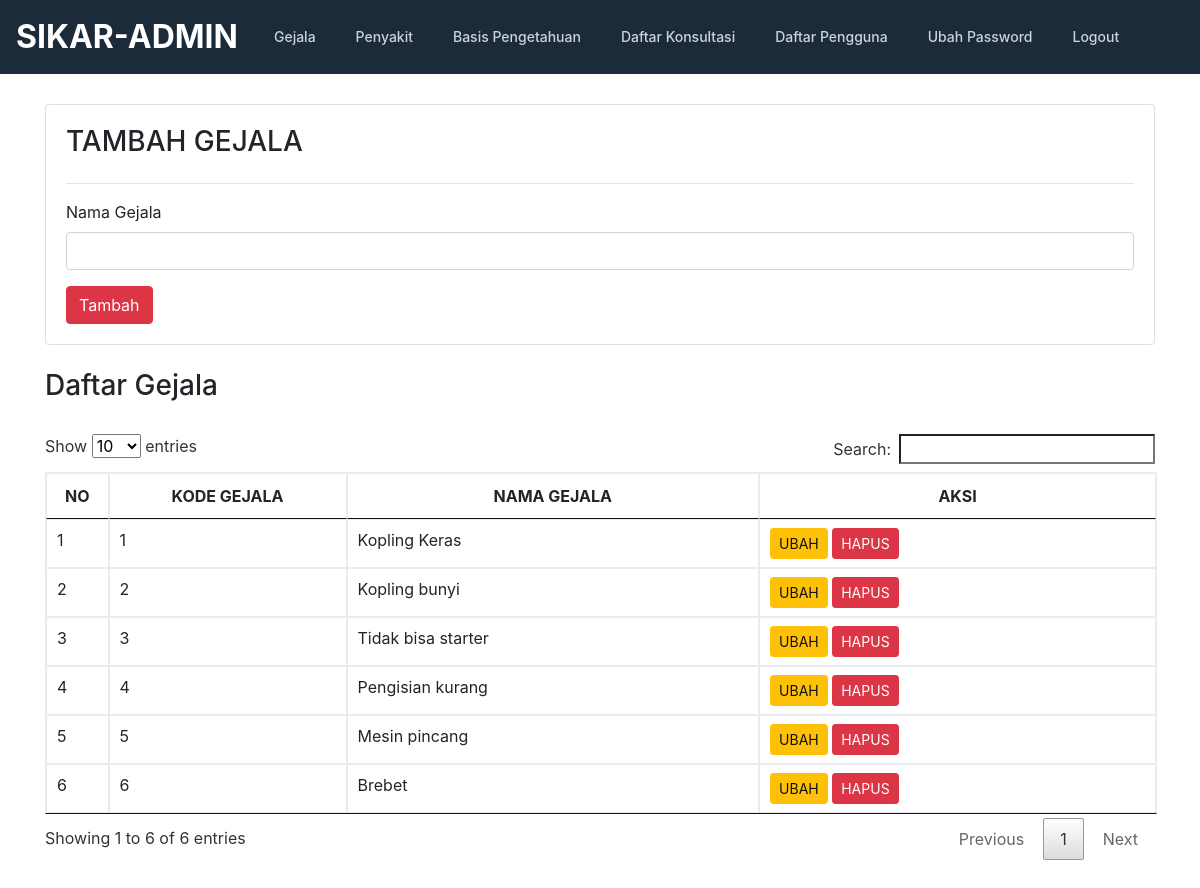
Page /admin/gejala.php on the committed database.
### tables this page shows
CREATE TABLE `gejala` (
  `id_gejala` int(12) NOT NULL,
  `gejala` varchar(100) NOT NULL
);

### admin/gejala.php (the view, shortened to what this page needs)
<!doctype html>
<html lang="en">
  <head>
    <link href="../css/bootstrap.min.css" rel="stylesheet">
    <link href="../css/style.css" rel="stylesheet">
    <link href="../css/jquery.dataTables.min.css" rel="stylesheet"/>
  </head>
  <body>
    <?php include "header.php"; ?>
    <section>
      <div class="container">
        <div class="card" style="padding:20px">
            <h3>TAMBAH GEJALA</h3>
            <hr/>
            <form action="prosestambahgejala.php" method="POST">
                <div class="form-group">
                    <label>Nama Gejala</label>
                    <input type="text" name="gejala" class="form-control" />
                </div>
                <button type="submit" class="btn btn-md btn-danger">Tambah</button>
            </form>
        </div>
        <br/>
        <h3>Daftar Gejala</h3>
        <br/>
        <div class="row">
            <div class="col-md-12">
                <table class="table table-bordered table-hover" id="gejala" class="display" style="width:100%">
                    <thead>
                        <tr>
                            <th width="20"><center>NO</center></th>
                            <th width="200"><center>KODE GEJALA</center></th>
                            <th><center>NAMA GEJALA</center></th>
                            <th><center>AKSI</center></th>
                        </tr>
                    </thead>
                    <tbody>
                    <?php
                        include "../conn.php";
                        $query = mysqli_query($koneksi,"SELECT * FROM gejala ORDER BY id_gejala ASC");
                        $no=0;
                        while ($data=mysqli_fetch_array($query)) {
                            $no++;
                        ?>
                            <tr>
                                <td><?php echo $no; ?></td>
                                <td><?php echo $data['id_gejala']; ?></td>
                                <td><?php echo $data['gejala']; ?></td>
                                <td>
                                    <a  href="editgejala.php?id=<?php echo $data['id_gejala']; ?>" class="btn btn-sm btn-warning">UBAH</a>
                                    <a  href="hapusgejala.php?id=<?php echo $data['id_gejala']; ?>" class="btn btn-sm btn-danger">HAPUS</a>
                                </td>
                            </tr>
                        <?php } ?>
                        </tbody>
                </table>
            </div>
        </div>
      </div>
    </section>
  </body>
</html>

### css/style.css (style rules this page uses)
.container { position: relative; overflow: hidden; }
section { padding:30px 0; }

### rows in the picture
gejala: id_gejala "1", gejala "Kopling Keras"
gejala: id_gejala "2", gejala "Kopling bunyi"
gejala: id_gejala "3", gejala "Tidak bisa starter"
gejala: id_gejala "4", gejala "Pengisian kurang"
gejala: id_gejala "5", gejala "Mesin pincang"
gejala: id_gejala "6", gejala "Brebet"
